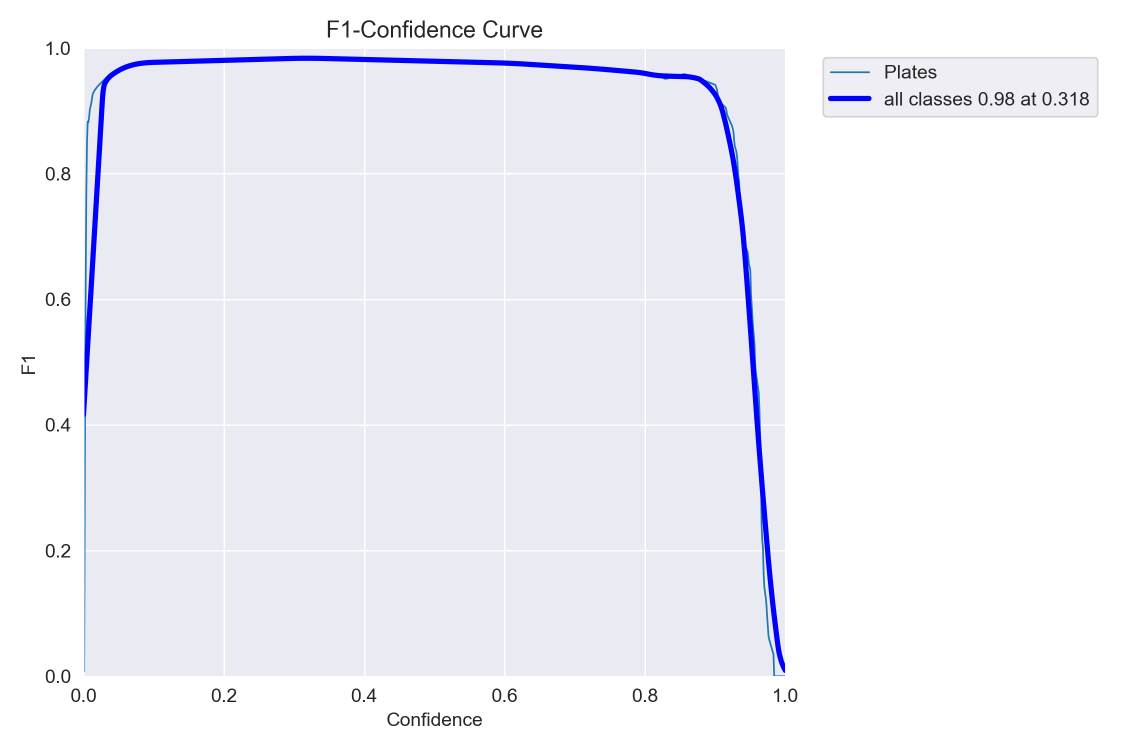
#> input picture runs/detect/train/F1_curve.png, 2250 x 1500 px, found by its file name (shown at 1/2 size); its folder holds 8 pictures in this run
$ jupyter execute --allow-errors Persian_Plates.ipynb
#> lines starting #> are read from the running program, lines starting #| are printed output that depends on the picture; pictures that were not available may be replaced by others from this repository, and a replacement may not be noted
[cell 1]
# ! pip install -q ultralytics
# ! pip install -q split-folders

# Imports

[cell 2]
import pandas as pd
import numpy as np
import matplotlib.pyplot as plt
import seaborn as sns
from tqdm import tqdm
from termcolor import colored
import os
import warnings
import random
import shutil
import cv2
import splitfolders
from datetime import datetime
from torchvision import transforms
from torchvision.datasets import ImageFolder
from torch.utils.data import DataLoader
import gc
from termcolor import colored
import torch
from torchvision.models import googlenet, GoogLeNet_Weights
from torchvision.models import efficientnet_b5, EfficientNet_B5_Weights
import torch.nn as nn
from ultralytics import YOLO
from sklearn.metrics import confusion_matrix, classification_report
from PIL import Image

## Libraries Configuarations

[cell 3]
warnings.filterwarnings('ignore')
pd.set_option('display.max_columns', None)
pd.set_option('max_colwidth', 100)
sns.set_style('darkgrid')

# Data Loading

[cell 4]
# Path of Alphabet Dataset
alphabet_base = 'C:\\envs\\DataSets\\large-dataset-of-persian-license-plate-characters\\chars\\'

# Path of working-Directory
working_dir = 'C:\\envs\\Working\\Iranian_Plates'

[cell 5]
# Number of classes
alphabet_classes = os.listdir(alphabet_base)
print(f'Number of folders in ALPHABET-DIR : {len(alphabet_classes)}')

## Copy

[cell 6]
# make a directory for alphabet images in working-dir
alphabet_dir = os.path.join(working_dir, 'alphabet')

if not os.path.exists(alphabet_dir) :
    os.mkdir(alphabet_dir)

[cell 7]
# [19 lines of commented-out code are left out]

[cell 8]
# Redefine classes
alphabet_classes = os.listdir(alphabet_dir)

[cell 9]
del(alphabet_base)
gc.collect()

# Convert to Gray-Scale

[cell 10]
# [15 lines of commented-out code are left out]

# Plot Counts of files

[cell 11]
def Counts_Of_Files(alphabet_dir) :
    '''
    Counts number of files in each directory and stored in a List
    '''
    counts = []

    for class_name in alphabet_classes :
        class_path = os.path.join(alphabet_dir, class_name)
        count = len(os.listdir(class_path))
        counts.append(count)
    return counts

counts = Counts_Of_Files(alphabet_dir)

[cell 12]
print(f'Number of all images : {sum(counts)}')

[cell 13]
plt.figure(figsize=(20, 10), dpi=400)
ax = sns.barplot(x=counts, hue=alphabet_classes,y=alphabet_classes, palette='tab20', saturation=1.0, width=1.0)
for container in ax.containers:
    ax.bar_label(container, fontweight='bold', fontsize=12)
plt.title('Counts of each Class', fontsize=30, fontweight='bold', c='navy')
plt.ylabel('Class Names', fontweight='bold', fontsize=15)
plt.xlabel('Counts', fontweight='bold', fontsize=15)
plt.show()
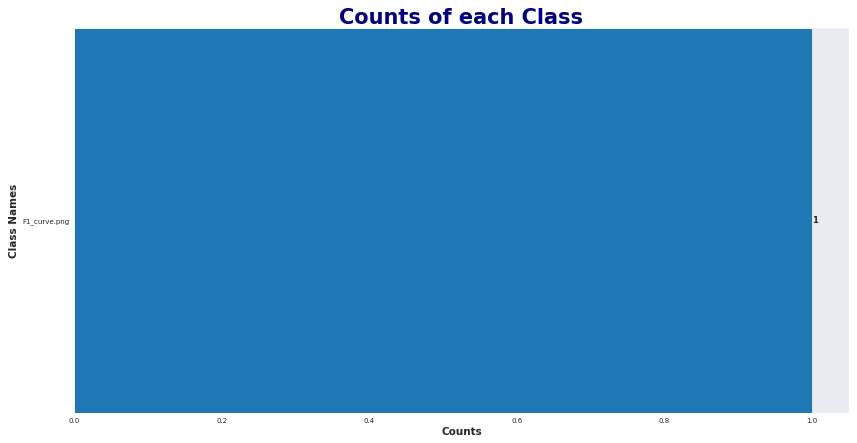
#> figure drawn by matplotlib, 1 panel

[cell 14]
def Plot_Sample_Images() :
    all_images = []

    for class_name in alphabet_classes :
        class_path = os.path.join(alphabet_dir, class_name)
        class_images = [os.path.join(class_path, file_name) for file_name in os.listdir(class_path)]
        random_images = random.choices(class_images, k=4)
        all_images.extend(random_images)

    plt.figure(figsize=(13, 5), dpi=400)
    plt.suptitle('Sample Images', fontsize=25, fontweight='bold', c='navy')
    for i in range(len(all_images)):
        plt.subplot(4, 24, i+1)
        img = plt.imread(all_images[i])
#> img is the input picture: shape (1500, 2250, 4) float32; mean R, G, B, A 0.947, 0.947, 0.986, 1
        plt.axis('off')
        plt.imshow(img)
    plt.show()
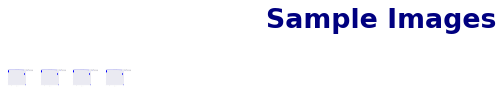
#> figure drawn by matplotlib, 4 panels

Plot_Sample_Images()

# Image_size

[cell 15]
# [16 lines of commented-out code are left out]

[cell 16]
# if len(img_sizes) == 1 :
#     print(f'There is a unique size of {img_sizes[0]} for all images.')
# else :
#     print(f'There are {len(img_sizes)} different sizes for images.')

[cell 17]
# min(img_sizes), max(img_sizes)

[cell 18]
# h_mean = int(np.mean([min(img_sizes)[0], max(img_sizes)[0]]))
# w_mean = int(np.mean([min(img_sizes)[1], max(img_sizes)[1]]))

# img_size = (h_mean, w_mean)
img_size = (36, 28)
print(f'Sellected size of images is mean of sizes, is {img_size}')

[cell 19]
# Delete unnecessary variables
# del(ax, container, h_mean, w_mean, counts, img_sizes)
gc.collect()

# Split to train, valid, test

[cell 20]
splitfolder = os.path.join(working_dir, 'splitfolder')

if not os.path.exists(splitfolder) :
    os.mkdir(splitfolder)

[cell 21]
# splitfolders.ratio(
#     input=alphabet_dir, output=splitfolder, ratio=(0.7, 0.2, 0.1)
# )

[cell 22]
def Count_images() :
    folders = os.listdir(splitfolder)
    print(colored(' Number of samples in each folder : ', 'black', 'on_white', attrs=['bold']))

    for folder in folders :
        count = 0
        folder_path = os.path.join(splitfolder, folder)
        for class_name in os.listdir(folder_path) :
            class_path = os.path.join(folder_path, class_name)
            count += len(os.listdir(class_path))
        print(colored(f'{folder} : {count}', attrs=['bold']))

Count_images()

[cell 23]
train_dir = os.path.join(splitfolder, 'train')
valid_dir = os.path.join(splitfolder, 'val')
test_dir = os.path.join(splitfolder, 'test')

# Augs = Blure, Add-Noise, Rotate

[cell 24]
def Blure_Filter(img, filter_type ="blur", kernel=3):
    '''
    ### Filtering ###

    img: image
    filter_type: {blur: blur, gaussian: gaussian, median: median}
    '''
    if filter_type == "blur":
        return cv2.blur(img,(kernel,kernel))

    elif filter_type == "gaussian":
        return cv2.GaussianBlur(img, (kernel, kernel), 0)

    elif filter_type == "median":
        return cv2.medianBlur(img, kernel)

[cell 25]
def Add_Noise(img, noise_type="gauss"):
    '''
    ### Adding Noise ###

    img: image
    noise_type: {gauss: gaussian, sp: salt & pepper}
    '''
    if noise_type == "gauss":
        mean=0
        st=0.5
        gauss = np.random.normal(mean,st,img.shape)
        gauss = gauss.astype('uint8')
        image = cv2.add(img,gauss)
        image = cv2.cvtColor(image, cv2.COLOR_RGB2GRAY)
        return image

    elif noise_type == "sp":
        prob = 0.01
        black = np.array([0, 0, 0], dtype='uint8')
        white = np.array([255, 255, 255], dtype='uint8')

        probs = np.random.random(img.shape[:2])
        img[probs < (prob / 2)] = black
        img[probs > 1 - (prob / 2)] = white
        return img

[cell 26]
def Rotate(img, rotation=30) :
    '''
    ### Rotation ###

    img: image
    rotations : [-10, -20, -30, 10, 20, 30]
    '''

    rows = img.shape[0]
    cols = img.shape[1]

    img_center = (cols / 2, rows / 2)
    M = cv2.getRotationMatrix2D(img_center, rotation, 1)
    rotated_image = cv2.warpAffine(img, M, (cols, rows), borderValue=(255,255,255))
    return rotated_image

[cell 27]
sample_img = os.path.join(train_dir, 'char_H\\H_45339.jpg')
sample_img

[cell 28]
def Plot_AUGS_Samples():
    ####################| Blure |####################
    plt.figure(figsize=(12, 1.75), dpi=200)
    plt.suptitle('Blured samples', fontweight=900, fontsize=15, y=1.1, c='navy')

    plt.subplot(1, 4, 1)
    img = cv2.imread(sample_img)
#> img: shape (1500, 2250, 3)
    img = cv2.cvtColor(img, cv2.COLOR_BGR2RGB)
    plt.imshow(img)
    plt.axis('off')
    plt.title('Original', fontweight=800)

    filters = ['blur', 'gaussian', 'median']
    for filter in filters :
        indx = filters.index(filter)
        plt.subplot(1, 4, indx+2)
        filtered_img = Blure_Filter(img, filter_type=filter, kernel=3)
        plt.imshow(filtered_img)
        plt.axis('off')
        plt.title(filter, fontweight=800)

    ####################| Noise |####################
    plt.figure(figsize=(12,1.5), dpi=200)
    plt.suptitle('Noised samples', fontweight=900, fontsize=15, y=1.1, c='navy')
    plt.subplot(1, 3, 1)
    img = cv2.imread(sample_img)
    img = cv2.cvtColor(img, cv2.COLOR_BGR2RGB)
    plt.imshow(img)
    plt.axis('off')
    plt.title('Original', fontweight=800)

    noises = ['gauss', 'sp']
    for noise in noises :
        indx = noises.index(noise)
        plt.subplot(1, 3, indx+2)
        noised_img = Add_Noise(img, noise_type=noise)
        plt.imshow(noised_img, cmap='gray')
        plt.axis('off')
        plt.title(noise, fontweight=800)

    ####################| Rotation |####################
    plt.figure(figsize=(15,1.75), dpi=200)
    plt.suptitle('Rotated samples', fontweight=900, fontsize=15, y=1.1, c='navy')
    plt.subplot(1, 5, 1)
    img = cv2.imread(sample_img)
    img = cv2.cvtColor(img, cv2.COLOR_BGR2RGB)
    plt.imshow(img)
    plt.axis('off')
    plt.title('Original', fontweight=800)

    rotations = [-45, -15, 30, 45]
    for rotate in rotations :
        indx = rotations.index(rotate)
        plt.subplot(1, 5, indx+2)
        rotated_image = Rotate(img, rotation=rotate)
        plt.imshow(rotated_image, cmap='gray')
        plt.axis('off')
        plt.title(f'angle={rotate}', fontweight=800)
#> this loop made 4 passes
#> pass 1, in Rotate, `rotated_image = cv2.warpAffine(img, M, (cols, rows), borderValue=(255,..`:
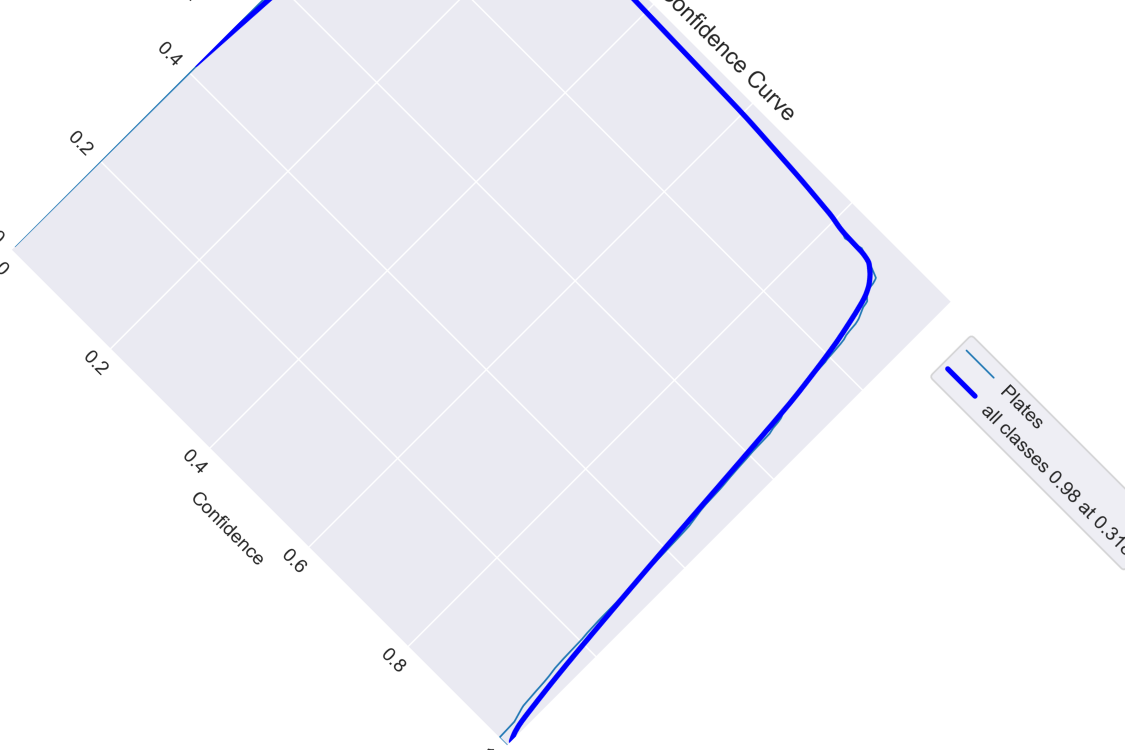
#> rotated_image: shape (1500, 2250, 3) (shown at 1/2 size); mean R, G, B 242.3, 242.4, 248
#> pass 2, in Rotate (call 2), `rotated_image = cv2.warpAffine(img, M, (cols, rows), borderValue=(255,..`:
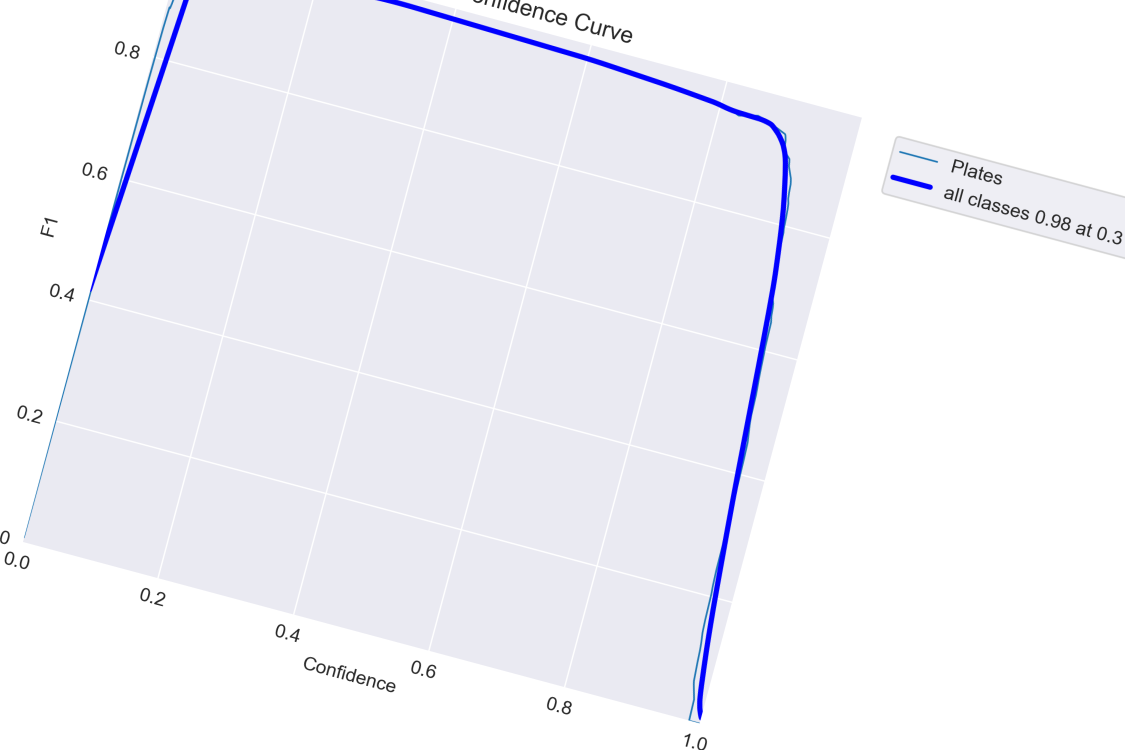
#> rotated_image: shape (1500, 2250, 3) (shown at 1/2 size); mean R, G, B 241, 241.2, 247.4
#> pass 3, in Rotate (call 3), `rotated_image = cv2.warpAffine(img, M, (cols, rows), borderValue=(255,..`:
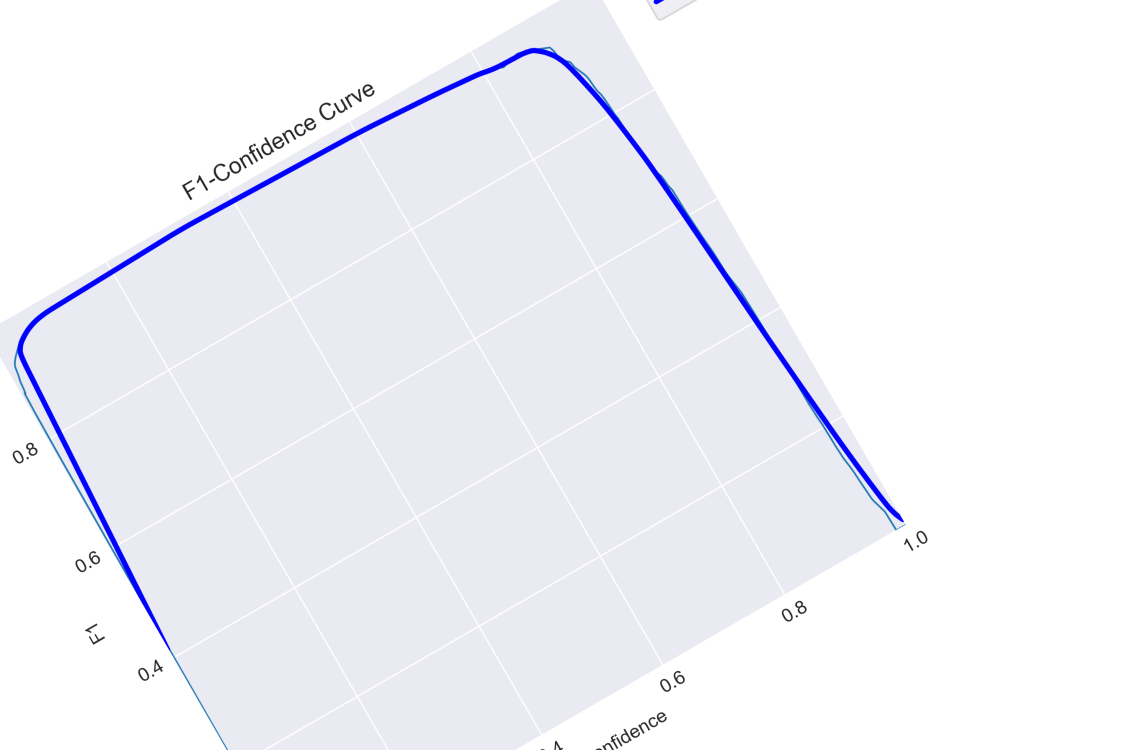
#> rotated_image: shape (1500, 2250, 3) (shown at 1/2 size); mean R, G, B 241.7, 241.8, 248.1


Plot_AUGS_Samples()
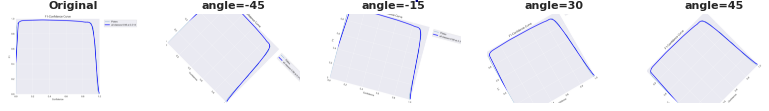
#> figure drawn by matplotlib, 5 panels

[cell 29]
# [38 lines left out: function Augmentations, not called in this run]

## apply aug to train_folder

[cell 30]
def Count_Train_Images():
    '''
    A function to counts number of images in train folder
    '''
    num_images = 0

    for class_name in os.listdir(train_dir) :
        class_path = os.path.join(train_dir, class_name)
        num_images += len(os.listdir(class_path))

    return num_images

#> (the rest of this cell did not finish here and is left out)

[cell 31]
# [17 lines of commented-out code are left out]

#> (a cell that did not finish here is left out)

#> (a cell that did not finish here is left out)

#> (a cell that did not finish here is left out)

# Create a DataFrame

## -Encoder and Decoder

[cell 35]
# [6 lines left out: function Encoder, not called in this run]

[cell 36]
# [6 lines left out: function Decoder, not called in this run]

## -Make DataFrame

[cell 37]
def Create_DataFrame(DIR) :
    '''
    Create a DataFrame from images,
    Columns : [File_paht, labels]
    '''

    for class_name in alphabet_classes :
        class_path = os.path.join(DIR, class_name)
        all_images = [os.path.join(class_path, file_name) for file_name in os.listdir(class_path) if file_name.endswith('.jpg')]


        # Define list of 0 for labels
        raw_labels = [0] * len(alphabet_classes)
        # Fill raw labels
        indx = alphabet_classes.index(class_name)
        raw_labels[indx] = 1

        # Create a temporary DataFrame
        temp_df = pd.DataFrame({
            'File_Path' : all_images,
            'Labels' : [raw_labels] * len(all_images)
        })

        # Add temp df to main df
        # a way to avoid error on acces to local empty dataframe
        if indx == 0 :
            df = temp_df
        else :
            df = pd.concat([df, temp_df])

        df.reset_index(drop=True, inplace=True)
    return df

[cell 38]
train_df = Create_DataFrame(train_dir)
valid_df = Create_DataFrame(valid_dir)
test_df = Create_DataFrame(test_dir)

[cell 39]
# Shuffle DataFrames
train_df = train_df.sample(frac=1)
valid_df = valid_df.sample(frac=1)
test_df = test_df.sample(frac=1)

# DataSets and DataLoaders

[cell 40]
train_df.head()

[cell 41]
batch_size = 64

#> (a cell that did not finish here is left out)

[cell 43]
import torch
import torchvision
from PIL import Image


class MyDataset(torch.utils.data.Dataset):
    def __init__(self, dataframe, transform):
        self.dataframe = dataframe
        self.transform = transform

    def __len__(self):
        return len(self.dataframe)

    # [6 lines left out: function __getitem__, not called in this run]

#> (a cell that did not finish here is left out)

#> (a cell that did not finish here is left out)

#> (a cell that did not finish here is left out)

#> (a cell that did not finish here is left out)

#> (a cell that did not finish here is left out)

# Space Freeup

[cell 49]
gc.collect()

[cell 50]
torch.cuda.empty_cache()
#> (this line was passed over: torch is not available in this run)
